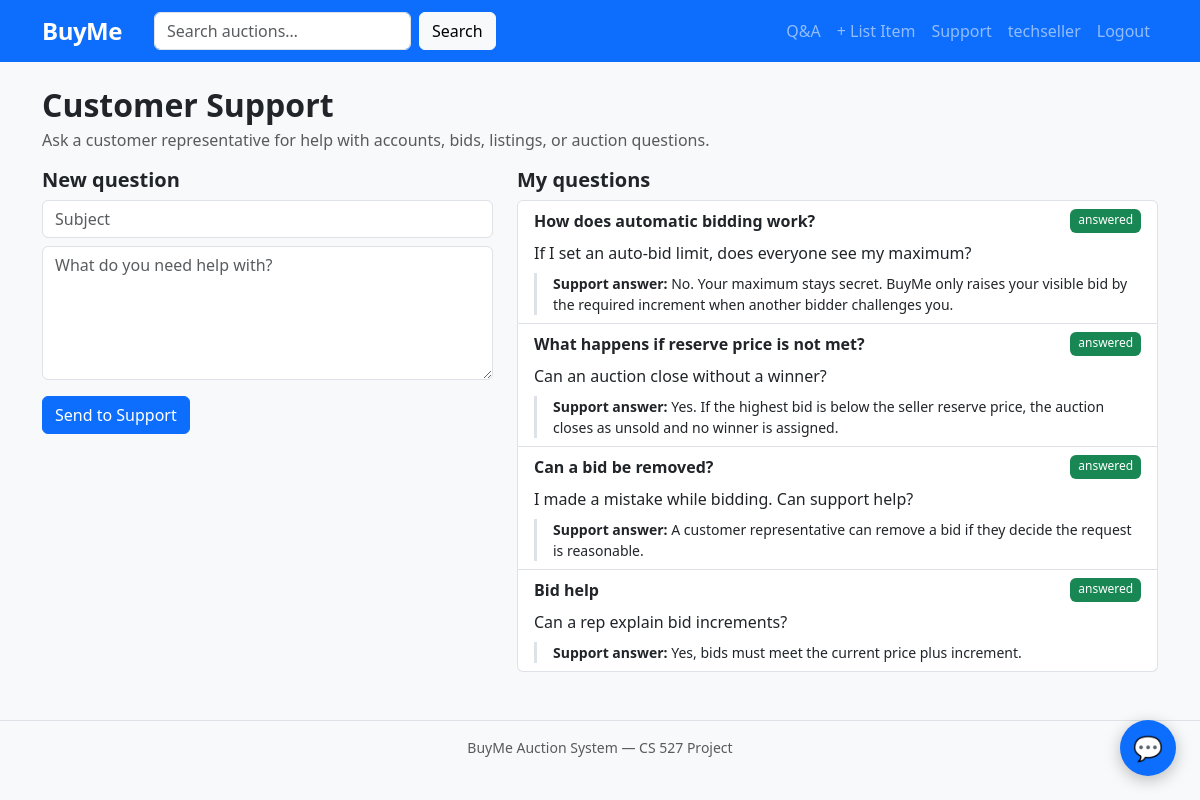
Page /support (signed in) on the committed database.
### app.py (models this page shows)
class User(db.Model):
    __tablename__ = 'users'
    user_id    = db.Column(db.Integer, primary_key=True)
    username   = db.Column(db.String(80), unique=True, nullable=False)
    email      = db.Column(db.String(120), unique=True, nullable=False)
    password   = db.Column(db.String(256), nullable=False)
    role       = db.Column(db.Enum('buyer_seller', 'customer_rep', 'admin'), default='buyer_seller')
    is_active  = db.Column(db.Boolean, default=True)
    created_at = db.Column(db.DateTime, default=datetime.utcnow)
    created_by = db.Column(db.Integer, db.ForeignKey('users.user_id'), nullable=True)
    is_anonymous = db.Column(db.Boolean, default=False)  # hide username in bid history
    items      = db.relationship('Item', backref='seller', foreign_keys='Item.seller_id', lazy=True)
    bids       = db.relationship('Bid', backref='bidder', lazy=True)
    alerts     = db.relationship('Alert', backref='user', lazy=True)

class SupportQuestion(db.Model):
    __tablename__ = 'support_questions'
    question_id = db.Column(db.Integer, primary_key=True)
    user_id     = db.Column(db.Integer, db.ForeignKey('users.user_id'), nullable=False)
    rep_id      = db.Column(db.Integer, db.ForeignKey('users.user_id'), nullable=True)
    subject     = db.Column(db.String(160), nullable=False)
    question    = db.Column(db.Text, nullable=False)
    answer      = db.Column(db.Text, nullable=True)
    status      = db.Column(db.Enum('open', 'answered'), default='open')
    created_at  = db.Column(db.DateTime, default=datetime.utcnow)
    answered_at = db.Column(db.DateTime, nullable=True)
    user = db.relationship('User', foreign_keys=[user_id], backref='support_questions')
    rep = db.relationship('User', foreign_keys=[rep_id])

### app.py (the view)
@app.route('/support')
@login_required
def support():
    user = User.query.get(session['user_id'])
    my_questions = SupportQuestion.query.filter_by(user_id=user.user_id).order_by(
        SupportQuestion.created_at.desc()).all()
    return render_template('support.html', user=user, my_questions=my_questions)

### app.py (called while the page is built)
def login_required(f):
    @wraps(f)
    def decorated(*args, **kwargs):
        if 'user_id' not in session:
            flash('Please log in first.', 'warning')
            return redirect(url_for('login'))
        return f(*args, **kwargs)
    return decorated

### templates/support.html (shortened to what this page needs)
{% extends 'base.html' %}
{% block content %}
<h2 class="fw-bold mb-1">Customer Support</h2>
<p class="text-muted">Ask a customer representative for help with accounts, bids, listings, or auction questions.</p>
<div class="row g-4">
  <div class="col-md-5">
    <h5 class="fw-bold">New question</h5>
    <form action="{{ url_for('new_support_question') }}" method="post">
      <div class="mb-2">
        <input type="text" name="subject" class="form-control" maxlength="160" placeholder="Subject" required>
      </div>
      <div class="mb-3">
        <textarea name="question" class="form-control" rows="5" placeholder="What do you need help with?" required></textarea>
      </div>
      <button type="submit" class="btn btn-primary">Send to Support</button>
    </form>
  </div>
  <div class="col-md-7">
    <h5 class="fw-bold">My questions</h5>
    {% if my_questions %}
    <div class="list-group">
      {% for q in my_questions %}
      <div class="list-group-item">
        <div class="d-flex justify-content-between">
          <strong>{{ q.subject }}</strong>
          <span class="badge {% if q.status == 'answered' %}bg-success{% else %}bg-warning text-dark{% endif %}">
            {{ q.status }}
          </span>
        </div>
        <p class="mb-2 mt-2">{{ q.question }}</p>
        {% if q.answer %}
        <div class="border-start border-3 ps-3 small">
          <strong>Support answer:</strong> {{ q.answer }}
        </div>
        {% endif %}
      </div>
      {% endfor %}
    </div>
    {% else %}
    <p class="text-muted">No questions yet.</p>
    {% endif %}
  </div>
</div>
{% endblock %}

### templates/base.html (shortened to what this page needs)
<!DOCTYPE html>
<html lang="en">
<head>
  <link href="https://cdn.jsdelivr.net/npm/bootstrap@5.3.2/dist/css/bootstrap.min.css" rel="stylesheet">
  <link rel="stylesheet" href="{{ url_for('static', filename='css/style.css') }}">
</head>
<body>
<nav class="navbar navbar-expand-lg navbar-dark bg-primary">
  <div class="container">
    <a class="navbar-brand fw-bold" href="{{ url_for('index') }}">BuyMe</a>
    <div class="collapse navbar-collapse" id="nav">
      <form class="d-flex me-auto ms-3" action="{{ url_for('search') }}" method="get">
        <input class="form-control me-2" type="search" name="q" placeholder="Search auctions…"
               value="{{ request.args.get('q', '') }}">
        <button class="btn btn-light" type="submit">Search</button>
      </form>
      <ul class="navbar-nav">
        <li class="nav-item">
          <a class="nav-link" href="{{ url_for('questions') }}">Q&amp;A</a>
        </li>
        {% if session.user_id %}
          <li class="nav-item">
            <a class="nav-link" href="{{ url_for('new_item') }}">+ List Item</a>
          </li>
          <li class="nav-item">
            <a class="nav-link" href="{{ url_for('support') }}">Support</a>
          </li>
          <li class="nav-item">
            <a class="nav-link" href="{{ url_for('profile') }}">{{ session.username }}</a>
          </li>
          <li class="nav-item">
            <a class="nav-link" href="{{ url_for('logout') }}">Logout</a>
          </li>
        {% else %}
          <li class="nav-item"><a class="nav-link" href="{{ url_for('login') }}">Login</a></li>
          <li class="nav-item"><a class="nav-link" href="{{ url_for('register') }}">Register</a></li>
        {% endif %}
      </ul>
    </div>
  </div>
</nav>
<div class="container mt-4">
  {% block content %}{% endblock %}
</div>
<footer class="mt-5 py-3 bg-light text-center text-muted small">
  BuyMe Auction System &mdash; CS 527 Project
</footer>
<div id="chatbot-btn" onclick="toggleChat()" title="BuyMe Assistant"
     style="position:fixed;bottom:24px;right:24px;width:56px;height:56px;border-radius:50%;
            background:#0d6efd;color:#fff;display:flex;align-items:center;justify-content:center;
            cursor:pointer;box-shadow:0 4px 16px rgba(0,0,0,0.25);font-size:24px;z-index:9999;">
  💬
</div>
</body>
</html>

### static/css/style.css (style rules this page uses)
body { background-color: #f8f9fa; }
.navbar-brand { font-size: 1.5rem; letter-spacing: -0.5px; }
.badge { font-weight: 500; }
footer { border-top: 1px solid #dee2e6; }

### rows in the picture
User: username "techseller"
SupportQuestion: subject "How does automatic bidding work?", status "answered", question "If I set an auto-bid limit, does everyone see my maximum?", answer "No. Your maximum stays secret. BuyMe only raises your visible bid by the required increment when another bidder challenges you."
SupportQuestion: subject "What happens if reserve price is not met?", status "answered", question "Can an auction close without a winner?", answer "Yes. If the highest bid is below the seller reserve price, the auction closes as unsold and no winner is assigned."
SupportQuestion: subject "Can a bid be removed?", status "answered", question "I made a mistake while bidding. Can support help?", answer "A customer representative can remove a bid if they decide the request is reasonable."
SupportQuestion: subject "Bid help", status "answered", question "Can a rep explain bid increments?", answer "Yes, bids must meet the current price plus increment."
